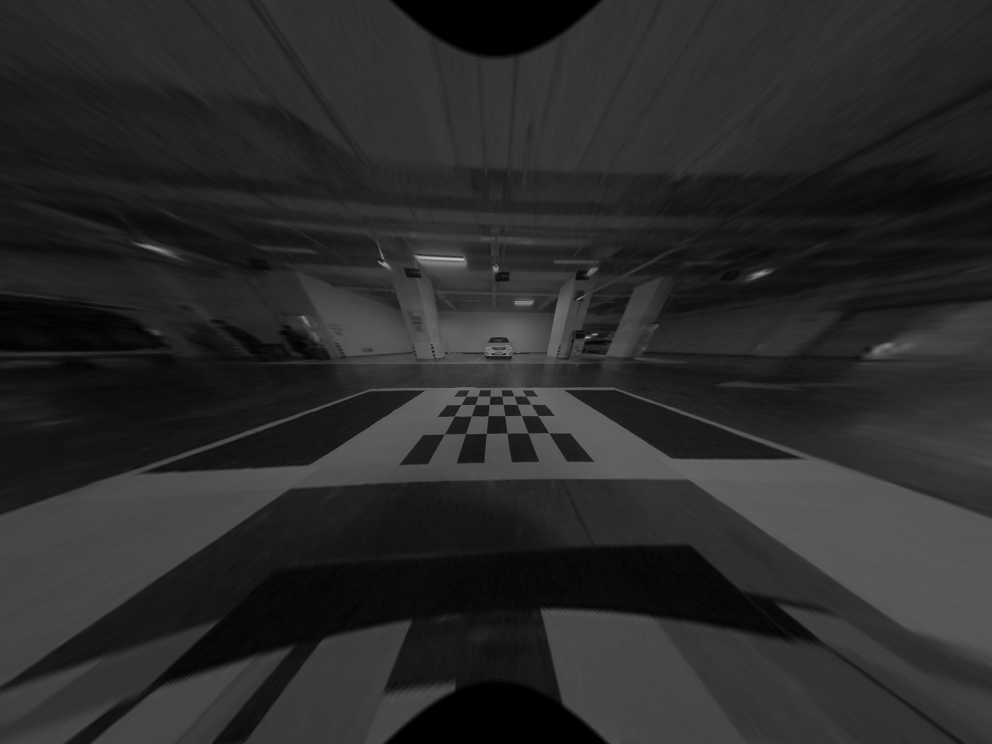
#> input picture dataset/data/undist/front.jpg, 1984 x 1488 px, found by its file name (shown at 1/2 size)
$ python net_util_test.py
#> lines starting #> are read from the running program, lines starting #| are printed output that depends on the picture
'''
    second stage net util test
'''
import os
import cv2
import shutil
import numpy as np


# front camera
img_undist = cv2.imread("dataset/data/undist/front.jpg")
#> img_undist is the input picture: shape (1488, 1984, 3); min 0, max 208, mean 42.1
bev_wh = (1078, 336)
sv_dir = 'model/vis'
if os.path.exists(sv_dir):
    shutil.rmtree(sv_dir)
os.makedirs(sv_dir, exist_ok=True)

undist_pts = np.array([732, 784, 1236, 781, 282, 946, 1601, 916]).reshape(-1, 4, 2)
bev_pts_ori = np.array([309, 216, 769, 216, 309, 316, 769, 316]).reshape(-1, 4, 2)


for pert_value in [5, 10, 15, 20, 25, 30, 35, 40, 45, 50]:

    # 1. 扰动
    offset_pert = np.random.randint(-pert_value, pert_value, bev_pts_ori.shape)
    bev_pts_pert = bev_pts_ori + offset_pert
    H_u2p_pert, _ = cv2.findHomography(undist_pts, bev_pts_pert, 0)
    img_bev_pert = cv2.warpPerspective(img_undist, H_u2p_pert, bev_wh, cv2.INTER_LINEAR)
    cv2.imwrite(f'model/vis/{pert_value:02}.jpg', img_bev_pert)
    continue

    # 2. 训练 和 测试，非推理
    # scale = 20
    scale = 1
    offset_pred = offset_pert.copy() * scale
    bev_pts_pert_pred = bev_pts_ori + offset_pred
    H_p2b_pred, _ = cv2.findHomography(bev_pts_pert_pred, bev_pts_ori, 0)
    H_u2p_pred, _ = cv2.findHomography(undist_pts, bev_pts_pert_pred, 0)  # 训练
    H_u2b_pred = H_p2b_pred @ H_u2p_pert  # u to p to b , 从右往左，左连乘矩阵
    # H_u2b_pred = H_p2b_pred @ H_u2p_pred  # 此方法失效，扰动作为了中间变量，被抵消了
    img_bev_pred = cv2.warpPerspective(img_undist, H_u2b_pred, bev_wh, cv2.INTER_LINEAR)
    # H_u2p_ori, _ = cv2.findHomography(undist_pts, bev_pts_ori, 0) # 推理
    # H_u2b_pred = H_p2b_pred @ H_u2p_ori # 推理
    '''
    分析原因在于，用的 undist 到 bev扰动图，这个要对齐 所用的图，输入的图。
        鸟瞰图用的 扰动后的图，这样算的 undist到bev的H；只不过 鸟瞰图的点是扰动后的点。
    推理时本身是扰动后的图，鸟瞰图的点是正常的原始的点。
    而如果用 bev预测的扰动图，反向找点就回到 bev_ori了，行不通了。
    '''

    # 3. 真实
    H_u2b_ori, _ = cv2.findHomography(undist_pts, bev_pts_ori, 0)
    img_bev_ori = cv2.warpPerspective(img_undist, H_u2b_ori, bev_wh, cv2.INTER_LINEAR)

    # 4. bev_pert 直接 warp to bev_ori_pred
    img_bev_directly = cv2.warpPerspective(
        img_bev_pert, H_p2b_pred, bev_wh, cv2.INTER_LINEAR
    )

    # 5. mask
    bev_mask = cv2.warpPerspective(
        np.ones_like(img_bev_pred), H_p2b_pred, bev_wh, cv2.INTER_LINEAR
    )

    # 6. mask bev_ori
    bev_ori_mask = bev_mask * img_bev_ori

    # 7. image-level supervised
    bev_pts_ori_pred = bev_pts_pert - offset_pred
    H_u2b_pred, _ = cv2.findHomography(undist_pts, bev_pts_ori_pred, 0)
    bev_pred_supervised = cv2.warpPerspective(
        img_undist, H_u2b_pred, bev_wh, cv2.INTER_LINEAR
    )
    '''
        和 2. 结果不一样;
        2. 是用确定的 bev_ori图（pert点固定，但pred在变），
            此处是用确定的 bev_pts_pert点（对应确定的图）
        确定的 pts_bev_pert 使得， u2p2b是连贯的；适合训练，但无法推理，且是监督
        确定的  pts_bev_ori 使得， u2p2b是断开的；训练有歧义，但可以推理，训练和推理也不一致
                                  因为，u2p->p'2b，p!=p'（固定！=预测）；中间的图是断开的。不一样
                                  推理却用的 u2b+p'2b这个u2b的图都是扰动的，但H固定
                                  如果网络学得很好，offset_pred完美预测，则差异没有。
    '''

    # 8. bev_pert_pred
    bev_pert_pred = cv2.warpPerspective(
        img_undist, H_u2p_pred, bev_wh, cv2.INTER_LINEAR
    )

    pts_diff = bev_pts_ori_pred - bev_pts_ori
    off_diff = offset_pred - offset_pert
    print('\n\tpoints diff is: ', pts_diff.sum())
    print('\n\toffset diff is: ', off_diff.sum())

    img_merge = np.concatenate(
        [
            img_bev_pert,
            img_bev_pred,
            img_bev_ori,
            img_bev_directly,
            bev_mask * 128,
            bev_ori_mask,
            bev_pred_supervised,
            bev_pert_pred,
        ],
        axis=0,
    )
    # cv2.imwrite(f"{sv_dir}/net_util_test_{pert_value:02}.jpg", img_merge)
    cv2.imwrite(f"{sv_dir}/{scale}_{pert_value:02}.jpg", img_merge)

    ''''
    核心是offset准

    '''
    print()
#> this loop made 10 passes
#> pass 1, `img_bev_pert = cv2.warpPerspective(img_undist, H_u2p_pert, bev_wh, cv2..`:
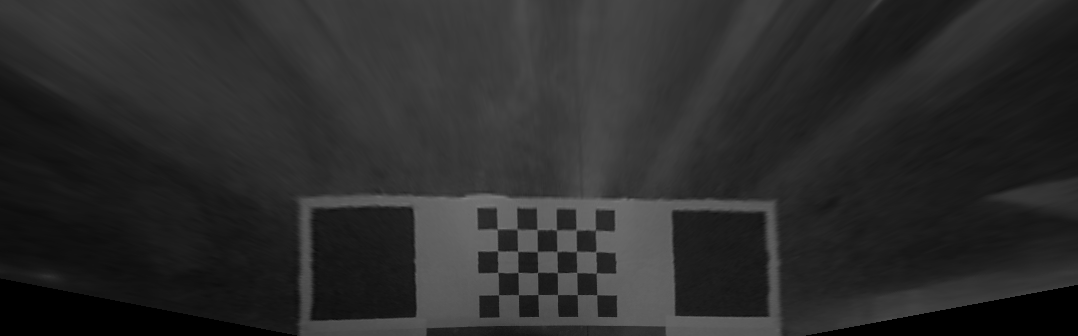
#> img_bev_pert: shape (336, 1078, 3); min 0, max 125, mean 43.9
#> pass 2, `img_bev_pert = cv2.warpPerspective(img_undist, H_u2p_pert, bev_wh, cv2..`:
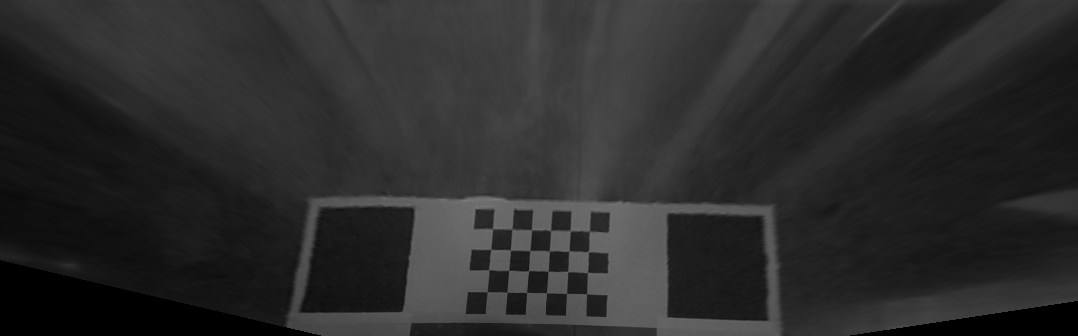
#> img_bev_pert: shape (336, 1078, 3); min 0, max 124, mean 43.7
#> pass 3, `img_bev_pert = cv2.warpPerspective(img_undist, H_u2p_pert, bev_wh, cv2..`:
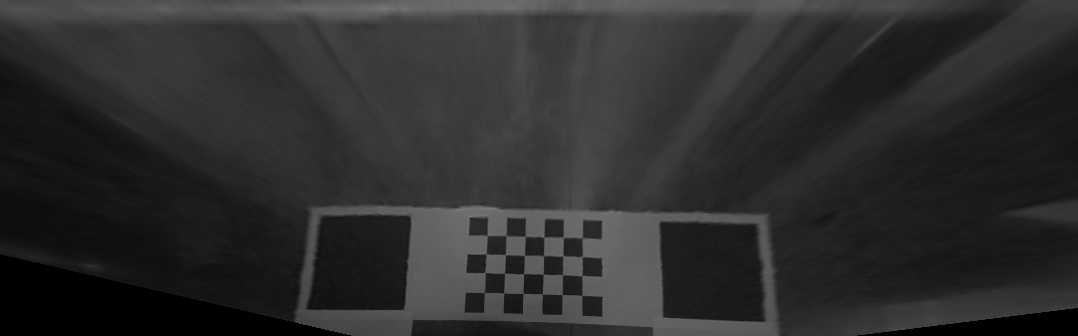
#> img_bev_pert: shape (336, 1078, 3); min 0, max 124, mean 45.4
#> after the loop:
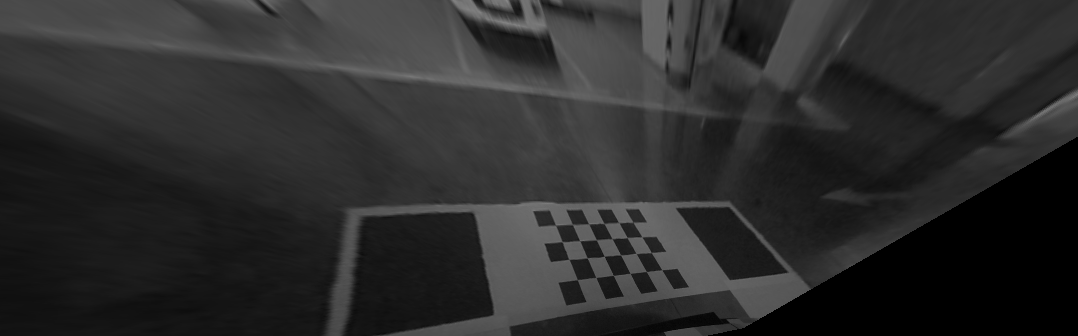
#> img_bev_pert: shape (336, 1078, 3); min 0, max 135, mean 44.3

$ run again, with dataset/data/undist/back.jpg copied over dataset/data/undist/front.jpg
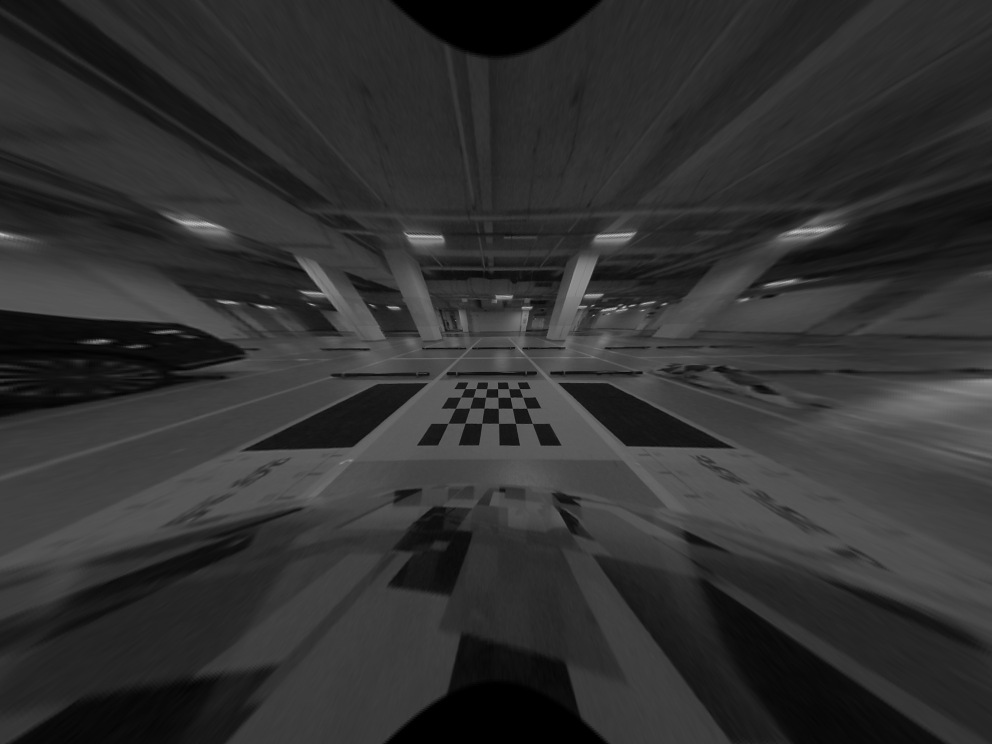
#> input picture dataset/data/undist/back.jpg, 1984 x 1488 px, found by its file name (shown at 1/2 size)
#> img_undist is the input picture: shape (1488, 1984, 3); min 0, max 212, mean 48.7
#> the loop `for pert_value in [5, 10, 15, 20, 25, 30, 35, 40, 45, 50]:` made 10 passes
#> pass 1, `img_bev_pert = cv2.warpPerspective(img_undist, H_u2p_pert, bev_wh, cv2..`:
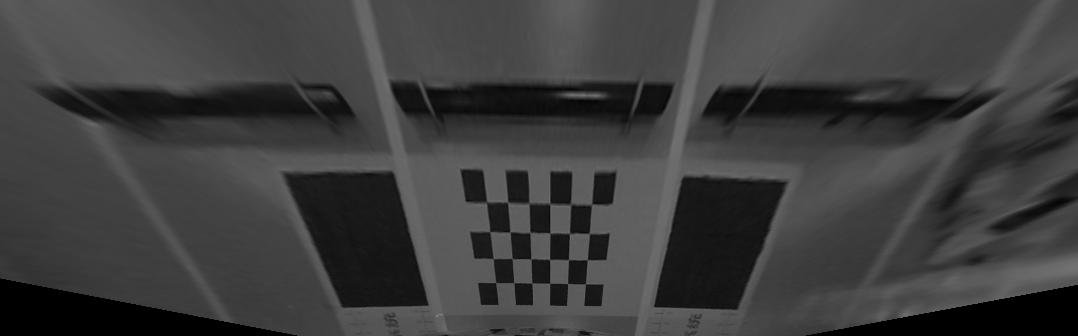
#> img_bev_pert: shape (336, 1078, 3); min 0, max 133, mean 61.9
#> after the loop `for pert_value in [5, 10, 15, 20, 25, 30, 35, 40, 45, 50]:`:
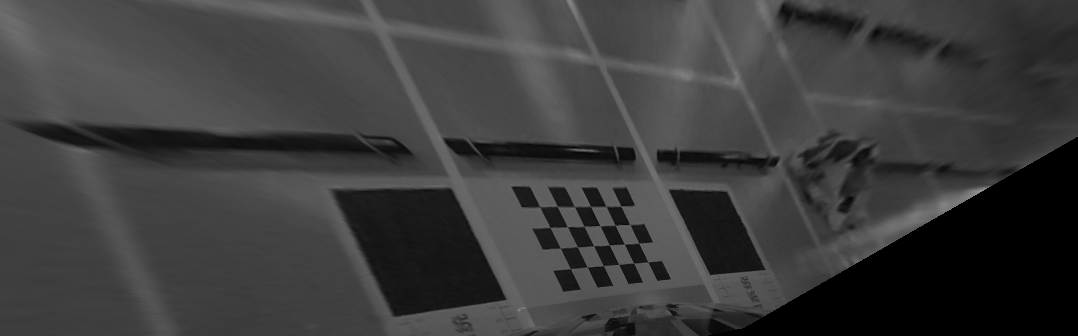
#> img_bev_pert: shape (336, 1078, 3); min 0, max 147, mean 60.7

$ run again, with dataset/data/undist/left.jpg copied over dataset/data/undist/front.jpg
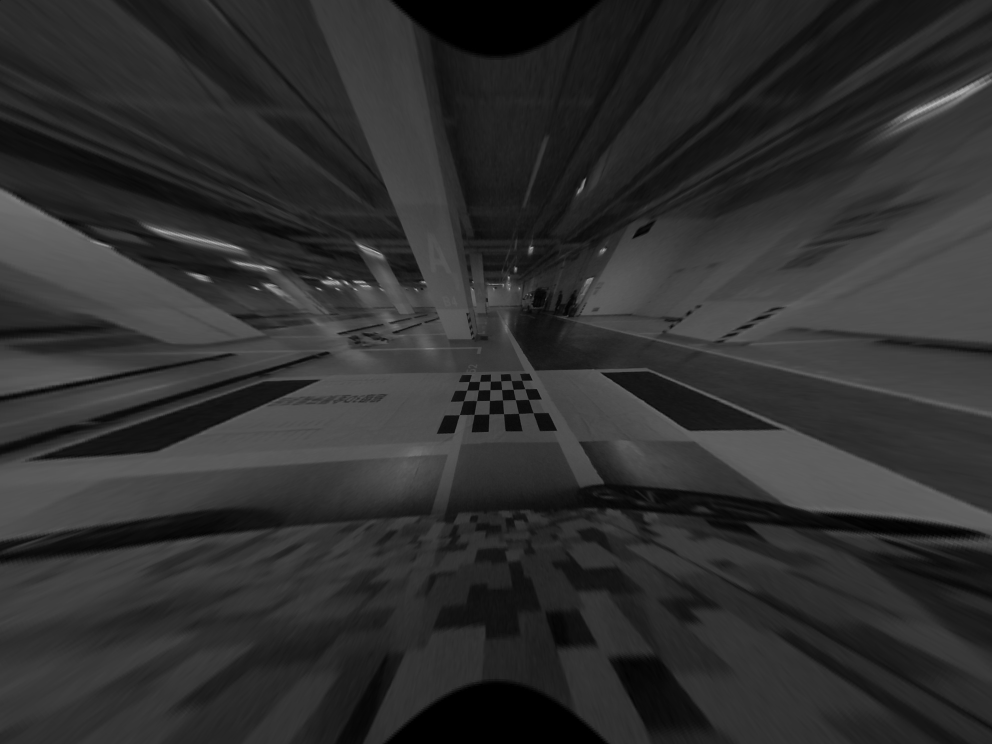
#> input picture dataset/data/undist/left.jpg, 1984 x 1488 px, found by its file name (shown at 1/2 size)
#> img_undist is the input picture: shape (1488, 1984, 3); min 0, max 204, mean 47
#> the loop `for pert_value in [5, 10, 15, 20, 25, 30, 35, 40, 45, 50]:` made 10 passes
#> pass 1, `img_bev_pert = cv2.warpPerspective(img_undist, H_u2p_pert, bev_wh, cv2..`:
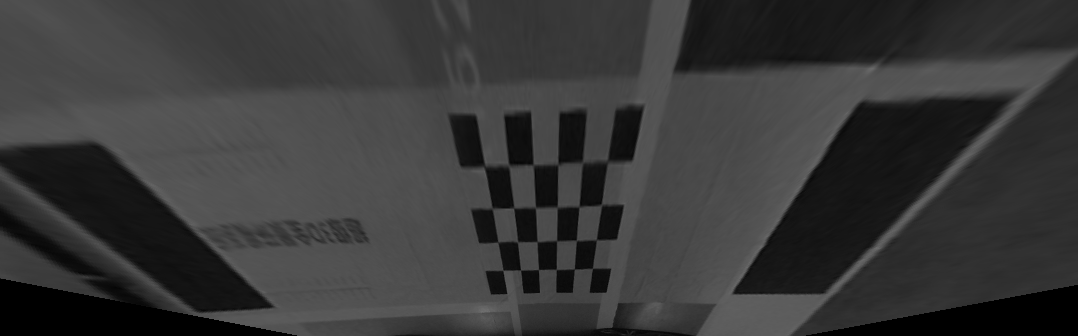
#> img_bev_pert: shape (336, 1078, 3); min 0, max 112, mean 56
#> after the loop `for pert_value in [5, 10, 15, 20, 25, 30, 35, 40, 45, 50]:`:
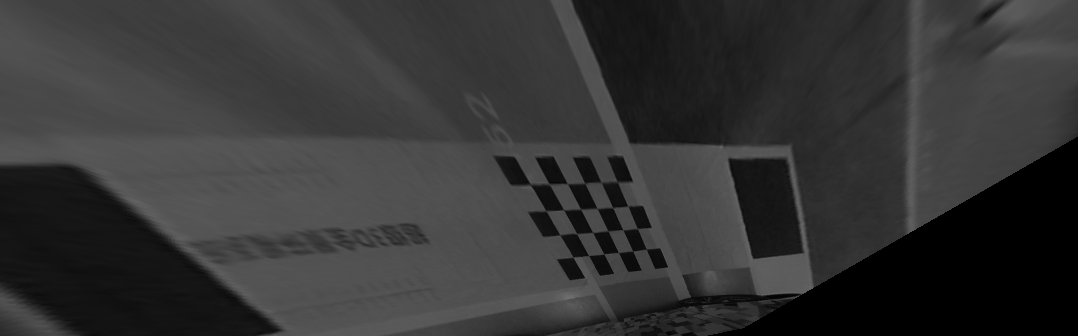
#> img_bev_pert: shape (336, 1078, 3); min 0, max 112, mean 52.7

$ run again, with dataset/data/undist/right.jpg copied over dataset/data/undist/front.jpg
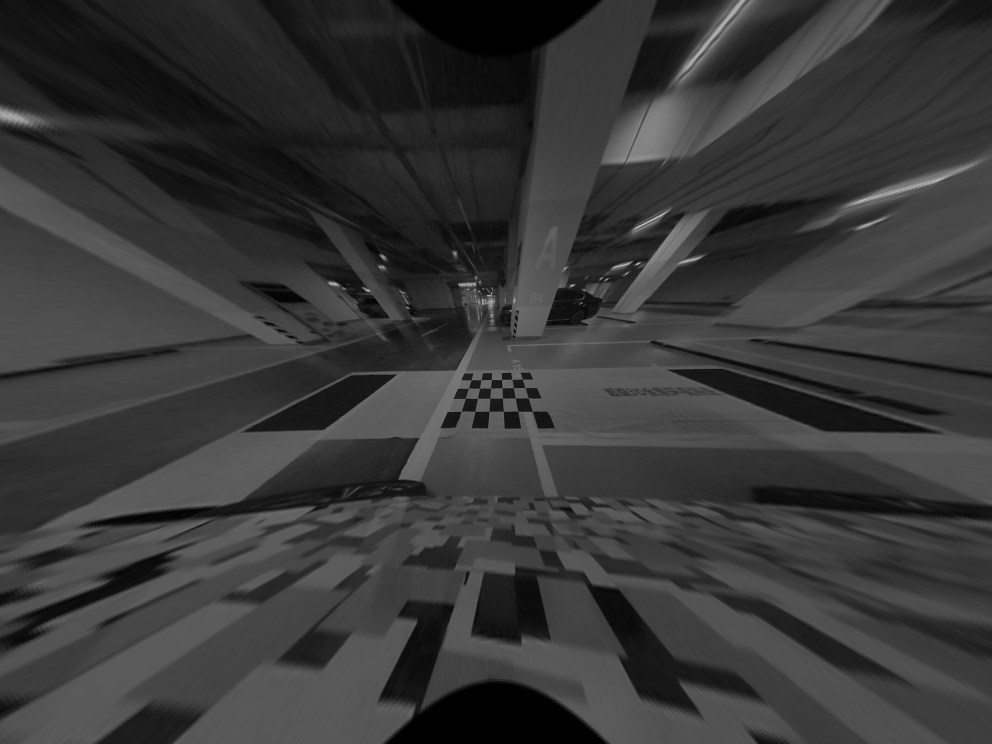
#> input picture dataset/data/undist/right.jpg, 1984 x 1488 px, found by its file name (shown at 1/2 size)
#> img_undist is the input picture: shape (1488, 1984, 3); min 0, max 226, mean 55.7
#> the loop `for pert_value in [5, 10, 15, 20, 25, 30, 35, 40, 45, 50]:` made 10 passes
#> pass 1, `img_bev_pert = cv2.warpPerspective(img_undist, H_u2p_pert, bev_wh, cv2..`:
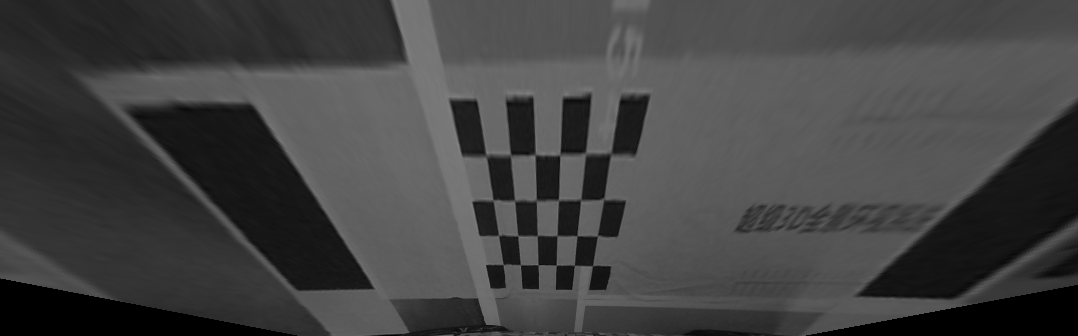
#> img_bev_pert: shape (336, 1078, 3); min 0, max 132, mean 66.6
#> after the loop `for pert_value in [5, 10, 15, 20, 25, 30, 35, 40, 45, 50]:`:
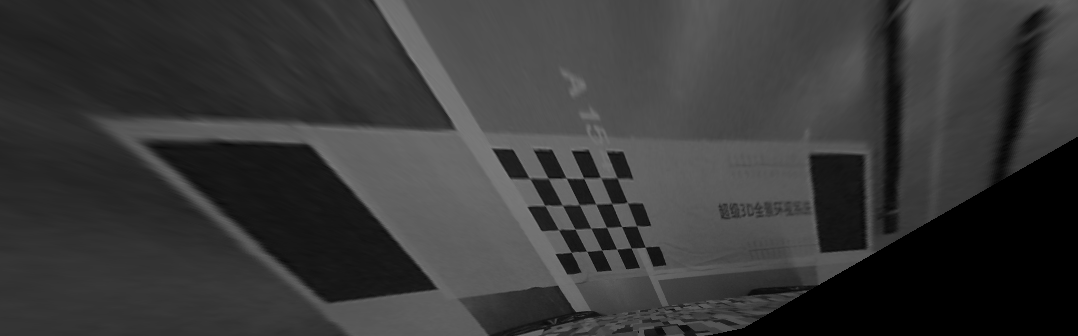
#> img_bev_pert: shape (336, 1078, 3); min 0, max 132, mean 56.6
